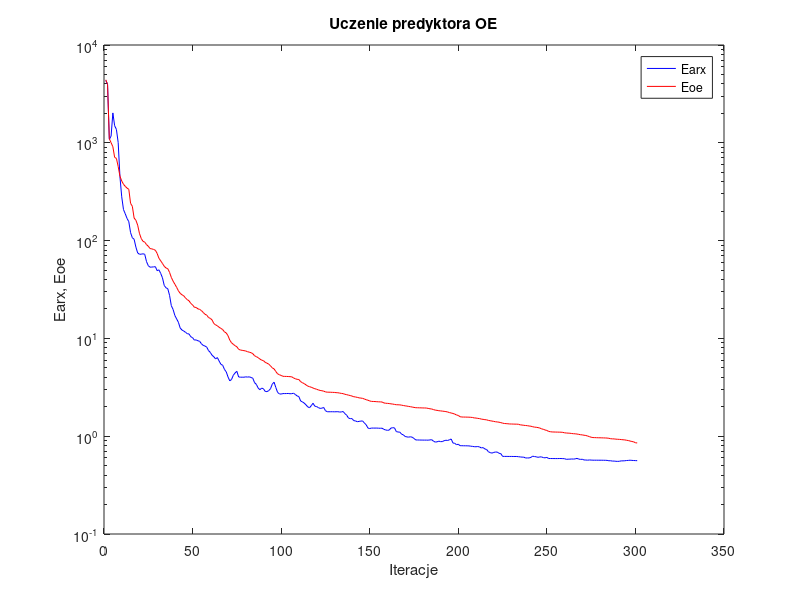
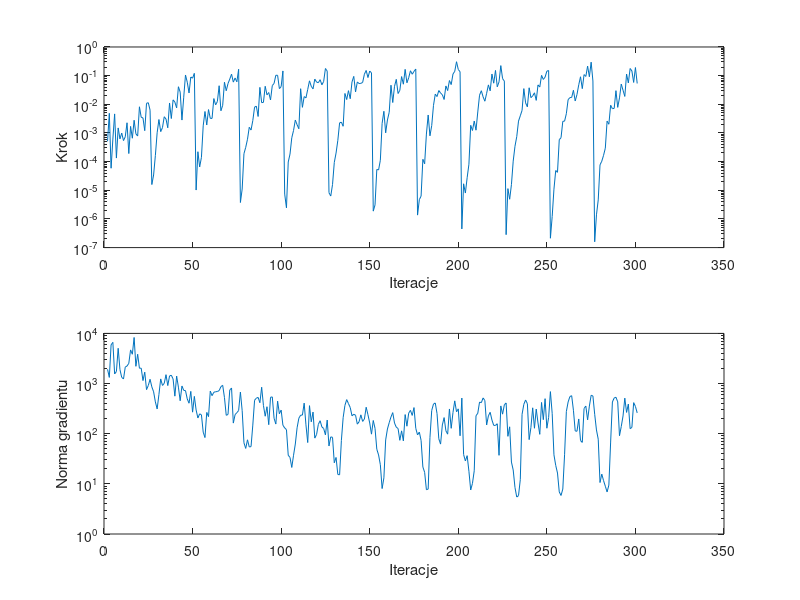

Here is the MATLAB script that generated these plots, in order:
%uczenie predyktora oe
clear all;
n=0; farx(n+1)=4.343533e+003; foe(n+1)=4.409054e+003; wspucz(n+1)=0.000000e+000; ng(n+1)=0.000000e+000;
%odnowa zmiennej metryki
n=1; farx(n+1)=3.971052e+003; foe(n+1)=3.963961e+003; krok(n+1)=5.113081e-004; ng(n+1)=1.925431e+003;
n=2; farx(n+1)=1.084454e+003; foe(n+1)=1.100729e+003; krok(n+1)=4.849441e-003; ng(n+1)=1.325546e+003;
n=3; farx(n+1)=1.169193e+003; foe(n+1)=1.002630e+003; krok(n+1)=5.880678e-005; ng(n+1)=5.914160e+003;
n=4; farx(n+1)=2.021238e+003; foe(n+1)=9.123411e+002; krok(n+1)=6.121165e-004; ng(n+1)=6.632870e+003;
n=5; farx(n+1)=1.496198e+003; foe(n+1)=7.099247e+002; krok(n+1)=4.621195e-003; ng(n+1)=1.553797e+003;
n=6; farx(n+1)=1.371033e+003; foe(n+1)=6.929749e+002; krok(n+1)=1.330707e-004; ng(n+1)=1.738571e+003;
n=7; farx(n+1)=1.008382e+003; foe(n+1)=5.729543e+002; krok(n+1)=1.499941e-003; ng(n+1)=5.050011e+003;
n=8; farx(n+1)=4.500459e+002; foe(n+1)=4.555219e+002; krok(n+1)=6.205402e-004; ng(n+1)=1.902758e+003;
n=9; farx(n+1)=2.804665e+002; foe(n+1)=4.072357e+002; krok(n+1)=9.915259e-004; ng(n+1)=1.327010e+003;
n=10; farx(n+1)=2.076940e+002; foe(n+1)=3.766266e+002; krok(n+1)=5.420077e-004; ng(n+1)=1.233289e+003;
n=11; farx(n+1)=1.880307e+002; foe(n+1)=3.586885e+002; krok(n+1)=7.349266e-004; ng(n+1)=2.126760e+003;
n=12; farx(n+1)=1.686194e+002; foe(n+1)=3.441401e+002; krok(n+1)=2.267275e-003; ng(n+1)=2.236651e+003;
n=13; farx(n+1)=1.561534e+002; foe(n+1)=3.346921e+002; krok(n+1)=1.912125e-004; ng(n+1)=2.531546e+003;
n=14; farx(n+1)=1.206022e+002; foe(n+1)=2.402450e+002; krok(n+1)=1.695208e-003; ng(n+1)=4.686786e+003;
n=15; farx(n+1)=1.069141e+002; foe(n+1)=2.242014e+002; krok(n+1)=6.552053e-004; ng(n+1)=3.839853e+003;
n=16; farx(n+1)=1.032847e+002; foe(n+1)=1.700384e+002; krok(n+1)=2.778799e-003; ng(n+1)=8.294525e+003;
n=17; farx(n+1)=8.582771e+001; foe(n+1)=1.614838e+002; krok(n+1)=9.305128e-004; ng(n+1)=2.206900e+003;
n=18; farx(n+1)=7.480879e+001; foe(n+1)=1.440406e+002; krok(n+1)=7.821151e-004; ng(n+1)=3.841446e+003;
n=19; farx(n+1)=7.256480e+001; foe(n+1)=1.187766e+002; krok(n+1)=8.193332e-003; ng(n+1)=2.018866e+003;
n=20; farx(n+1)=7.255036e+001; foe(n+1)=1.052734e+002; krok(n+1)=3.516052e-003; ng(n+1)=2.026342e+003;
n=21; farx(n+1)=7.338766e+001; foe(n+1)=9.829534e+001; krok(n+1)=3.350038e-003; ng(n+1)=1.145888e+003;
n=22; farx(n+1)=7.236056e+001; foe(n+1)=9.643259e+001; krok(n+1)=1.202286e-003; ng(n+1)=1.687025e+003;
n=23; farx(n+1)=6.096230e+001; foe(n+1)=9.098717e+001; krok(n+1)=1.082825e-002; ng(n+1)=7.566545e+002;
n=24; farx(n+1)=5.542193e+001; foe(n+1)=8.756965e+001; krok(n+1)=1.136199e-002; ng(n+1)=9.126984e+002;
n=25; farx(n+1)=5.343601e+001; foe(n+1)=8.294111e+001; krok(n+1)=6.256921e-003; ng(n+1)=1.215699e+003;
%odnowa zmiennej metryki
n=26; farx(n+1)=5.367904e+001; foe(n+1)=8.228618e+001; krok(n+1)=1.584198e-005; ng(n+1)=8.589583e+002;
n=27; farx(n+1)=5.384592e+001; foe(n+1)=8.120906e+001; krok(n+1)=3.418410e-005; ng(n+1)=6.854780e+002;
n=28; farx(n+1)=5.413722e+001; foe(n+1)=7.965351e+001; krok(n+1)=1.646368e-004; ng(n+1)=4.302363e+002;
n=29; farx(n+1)=4.924592e+001; foe(n+1)=7.393151e+001; krok(n+1)=1.016108e-003; ng(n+1)=3.116030e+002;
n=30; farx(n+1)=5.026256e+001; foe(n+1)=6.600208e+001; krok(n+1)=2.943935e-003; ng(n+1)=6.028652e+002;
n=31; farx(n+1)=4.621828e+001; foe(n+1)=6.212632e+001; krok(n+1)=1.112427e-003; ng(n+1)=1.237480e+003;
n=32; farx(n+1)=4.164281e+001; foe(n+1)=5.839938e+001; krok(n+1)=1.532691e-003; ng(n+1)=9.171763e+002;
n=33; farx(n+1)=3.480005e+001; foe(n+1)=5.460490e+001; krok(n+1)=3.683227e-003; ng(n+1)=1.007273e+003;
n=34; farx(n+1)=3.291420e+001; foe(n+1)=5.252114e+001; krok(n+1)=3.059436e-003; ng(n+1)=1.501912e+003;
n=35; farx(n+1)=3.223676e+001; foe(n+1)=5.163485e+001; krok(n+1)=1.513410e-003; ng(n+1)=9.108076e+002;
n=36; farx(n+1)=2.760078e+001; foe(n+1)=4.735069e+001; krok(n+1)=1.111520e-002; ng(n+1)=1.417366e+003;
n=37; farx(n+1)=2.160822e+001; foe(n+1)=4.206106e+001; krok(n+1)=3.187345e-003; ng(n+1)=1.466205e+003;
n=38; farx(n+1)=1.977382e+001; foe(n+1)=3.849701e+001; krok(n+1)=1.428969e-002; ng(n+1)=1.233826e+003;
n=39; farx(n+1)=1.714755e+001; foe(n+1)=3.580982e+001; krok(n+1)=1.189189e-002; ng(n+1)=5.605444e+002;
n=40; farx(n+1)=1.583490e+001; foe(n+1)=3.326437e+001; krok(n+1)=7.505960e-003; ng(n+1)=1.410456e+003;
n=41; farx(n+1)=1.461230e+001; foe(n+1)=3.067786e+001; krok(n+1)=4.102628e-002; ng(n+1)=8.487821e+002;
n=42; farx(n+1)=1.279100e+001; foe(n+1)=2.889903e+001; krok(n+1)=2.667694e-002; ng(n+1)=4.540443e+002;
n=43; farx(n+1)=1.218610e+001; foe(n+1)=2.794789e+001; krok(n+1)=2.818159e-003; ng(n+1)=8.941937e+002;
n=44; farx(n+1)=1.189081e+001; foe(n+1)=2.728864e+001; krok(n+1)=1.761298e-002; ng(n+1)=7.307939e+002;
n=45; farx(n+1)=1.155333e+001; foe(n+1)=2.590196e+001; krok(n+1)=1.053314e-001; ng(n+1)=7.230443e+002;
n=46; farx(n+1)=1.118180e+001; foe(n+1)=2.491777e+001; krok(n+1)=5.908701e-002; ng(n+1)=4.935235e+002;
n=47; farx(n+1)=1.109599e+001; foe(n+1)=2.423291e+001; krok(n+1)=2.486715e-002; ng(n+1)=4.052406e+002;
n=48; farx(n+1)=1.039331e+001; foe(n+1)=2.276784e+001; krok(n+1)=8.973318e-002; ng(n+1)=6.980017e+002;
n=49; farx(n+1)=1.017933e+001; foe(n+1)=2.202224e+001; krok(n+1)=8.153064e-002; ng(n+1)=2.688736e+002;
n=50; farx(n+1)=9.608199e+000; foe(n+1)=2.081073e+001; krok(n+1)=1.202721e-001; ng(n+1)=5.544455e+002;
%odnowa zmiennej metryki
n=51; farx(n+1)=9.660291e+000; foe(n+1)=2.072920e+001; krok(n+1)=1.018440e-005; ng(n+1)=2.968916e+002;
n=52; farx(n+1)=9.460414e+000; foe(n+1)=2.005929e+001; krok(n+1)=2.215284e-004; ng(n+1)=2.058580e+002;
n=53; farx(n+1)=9.334843e+000; foe(n+1)=1.979268e+001; krok(n+1)=6.522877e-005; ng(n+1)=2.488268e+002;
n=54; farx(n+1)=8.815833e+000; foe(n+1)=1.923896e+001; krok(n+1)=1.408798e-004; ng(n+1)=2.380504e+002;
n=55; farx(n+1)=8.481788e+000; foe(n+1)=1.842589e+001; krok(n+1)=1.772228e-003; ng(n+1)=1.073416e+002;
n=56; farx(n+1)=8.354863e+000; foe(n+1)=1.765882e+001; krok(n+1)=5.608324e-003; ng(n+1)=8.377634e+001;
n=57; farx(n+1)=8.139149e+000; foe(n+1)=1.728227e+001; krok(n+1)=1.896397e-003; ng(n+1)=2.655933e+002;
n=58; farx(n+1)=7.503208e+000; foe(n+1)=1.634949e+001; krok(n+1)=6.544675e-003; ng(n+1)=2.187733e+002;
n=59; farx(n+1)=7.197123e+000; foe(n+1)=1.602309e+001; krok(n+1)=3.225080e-003; ng(n+1)=7.069041e+002;
n=60; farx(n+1)=6.722966e+000; foe(n+1)=1.546345e+001; krok(n+1)=3.223493e-003; ng(n+1)=5.734103e+002;
n=61; farx(n+1)=6.490541e+000; foe(n+1)=1.418448e+001; krok(n+1)=1.586357e-002; ng(n+1)=6.703703e+002;
n=62; farx(n+1)=6.166144e+000; foe(n+1)=1.375653e+001; krok(n+1)=9.576149e-003; ng(n+1)=6.870683e+002;
n=63; farx(n+1)=6.367279e+000; foe(n+1)=1.345468e+001; krok(n+1)=1.250976e-002; ng(n+1)=6.930948e+002;
n=64; farx(n+1)=5.860971e+000; foe(n+1)=1.298349e+001; krok(n+1)=4.446078e-002; ng(n+1)=7.230475e+002;
n=65; farx(n+1)=5.430779e+000; foe(n+1)=1.265620e+001; krok(n+1)=5.945944e-003; ng(n+1)=8.676464e+002;
n=66; farx(n+1)=5.311114e+000; foe(n+1)=1.230844e+001; krok(n+1)=9.219686e-003; ng(n+1)=9.220840e+002;
n=67; farx(n+1)=4.819737e+000; foe(n+1)=1.165778e+001; krok(n+1)=5.893163e-002; ng(n+1)=5.258588e+002;
n=68; farx(n+1)=4.552368e+000; foe(n+1)=1.137128e+001; krok(n+1)=2.972664e-002; ng(n+1)=2.326395e+002;
n=69; farx(n+1)=4.039056e+000; foe(n+1)=1.066112e+001; krok(n+1)=5.286105e-002; ng(n+1)=2.418538e+002;
n=70; farx(n+1)=3.678491e+000; foe(n+1)=9.602752e+000; krok(n+1)=7.596282e-002; ng(n+1)=7.423207e+002;
n=71; farx(n+1)=3.805546e+000; foe(n+1)=9.012828e+000; krok(n+1)=1.125137e-001; ng(n+1)=8.150730e+002;
n=72; farx(n+1)=4.199332e+000; foe(n+1)=8.700759e+000; krok(n+1)=5.945329e-002; ng(n+1)=1.627549e+002;
n=73; farx(n+1)=4.433525e+000; foe(n+1)=8.420942e+000; krok(n+1)=8.277891e-002; ng(n+1)=2.396399e+002;
n=74; farx(n+1)=4.608790e+000; foe(n+1)=8.216743e+000; krok(n+1)=6.090562e-002; ng(n+1)=2.630417e+002;
n=75; farx(n+1)=4.035648e+000; foe(n+1)=7.734291e+000; krok(n+1)=1.668649e-001; ng(n+1)=2.896042e+002;
%odnowa zmiennej metryki
n=76; farx(n+1)=4.011739e+000; foe(n+1)=7.610312e+000; krok(n+1)=3.743093e-006; ng(n+1)=6.757186e+002;
n=77; farx(n+1)=4.014251e+000; foe(n+1)=7.549626e+000; krok(n+1)=1.109774e-005; ng(n+1)=2.877120e+002;
n=78; farx(n+1)=4.008188e+000; foe(n+1)=7.497315e+000; krok(n+1)=1.891762e-004; ng(n+1)=6.589320e+001;
n=79; farx(n+1)=4.048662e+000; foe(n+1)=7.437002e+000; krok(n+1)=3.149159e-004; ng(n+1)=5.087590e+001;
n=80; farx(n+1)=4.017979e+000; foe(n+1)=7.313466e+000; krok(n+1)=6.037139e-004; ng(n+1)=7.556896e+001;
n=81; farx(n+1)=4.048560e+000; foe(n+1)=7.234566e+000; krok(n+1)=1.579878e-003; ng(n+1)=5.440602e+001;
n=82; farx(n+1)=3.986368e+000; foe(n+1)=7.141216e+000; krok(n+1)=1.265711e-003; ng(n+1)=5.524129e+001;
n=83; farx(n+1)=3.914517e+000; foe(n+1)=6.984492e+000; krok(n+1)=2.707062e-003; ng(n+1)=1.483921e+002;
n=84; farx(n+1)=3.525517e+000; foe(n+1)=6.641091e+000; krok(n+1)=7.970960e-003; ng(n+1)=4.643213e+002;
n=85; farx(n+1)=3.389477e+000; foe(n+1)=6.510783e+000; krok(n+1)=8.634154e-003; ng(n+1)=5.101432e+002;
n=86; farx(n+1)=3.114523e+000; foe(n+1)=6.356821e+000; krok(n+1)=3.758503e-003; ng(n+1)=5.298379e+002;
n=87; farx(n+1)=2.987062e+000; foe(n+1)=6.151535e+000; krok(n+1)=3.899737e-002; ng(n+1)=4.145697e+002;
n=88; farx(n+1)=3.100410e+000; foe(n+1)=5.992279e+000; krok(n+1)=1.142218e-002; ng(n+1)=8.443079e+002;
n=89; farx(n+1)=3.057764e+000; foe(n+1)=5.926866e+000; krok(n+1)=1.165911e-002; ng(n+1)=3.665305e+002;
n=90; farx(n+1)=2.869417e+000; foe(n+1)=5.687976e+000; krok(n+1)=4.256083e-002; ng(n+1)=2.230001e+002;
n=91; farx(n+1)=2.855550e+000; foe(n+1)=5.580859e+000; krok(n+1)=2.138537e-002; ng(n+1)=3.450198e+002;
n=92; farx(n+1)=2.926665e+000; foe(n+1)=5.453891e+000; krok(n+1)=2.580064e-002; ng(n+1)=1.513284e+002;
n=93; farx(n+1)=3.059655e+000; foe(n+1)=5.240858e+000; krok(n+1)=1.417782e-002; ng(n+1)=5.315966e+002;
n=94; farx(n+1)=3.408140e+000; foe(n+1)=4.999106e+000; krok(n+1)=4.502187e-002; ng(n+1)=5.416939e+002;
n=95; farx(n+1)=3.568396e+000; foe(n+1)=4.877857e+000; krok(n+1)=5.335388e-002; ng(n+1)=2.030949e+002;
n=96; farx(n+1)=3.145493e+000; foe(n+1)=4.587101e+000; krok(n+1)=1.031518e-001; ng(n+1)=1.556972e+002;
n=97; farx(n+1)=2.803292e+000; foe(n+1)=4.341734e+000; krok(n+1)=1.028050e-001; ng(n+1)=4.460637e+002;
n=98; farx(n+1)=2.709718e+000; foe(n+1)=4.250173e+000; krok(n+1)=3.526755e-002; ng(n+1)=2.498718e+002;
n=99; farx(n+1)=2.695562e+000; foe(n+1)=4.182063e+000; krok(n+1)=4.149438e-002; ng(n+1)=2.957453e+002;
n=100; farx(n+1)=2.728717e+000; foe(n+1)=4.098700e+000; krok(n+1)=1.460372e-001; ng(n+1)=1.472258e+002;
%odnowa zmiennej metryki
n=101; farx(n+1)=2.727925e+000; foe(n+1)=4.089133e+000; krok(n+1)=7.381362e-006; ng(n+1)=1.304334e+002;
n=102; farx(n+1)=2.730205e+000; foe(n+1)=4.085041e+000; krok(n+1)=2.441629e-006; ng(n+1)=1.203748e+002;
n=103; farx(n+1)=2.735645e+000; foe(n+1)=4.075286e+000; krok(n+1)=9.677161e-005; ng(n+1)=3.715349e+001;
n=104; farx(n+1)=2.717555e+000; foe(n+1)=4.063588e+000; krok(n+1)=1.828869e-004; ng(n+1)=3.365986e+001;
n=105; farx(n+1)=2.721960e+000; foe(n+1)=4.046899e+000; krok(n+1)=6.791933e-004; ng(n+1)=2.123237e+001;
n=106; farx(n+1)=2.751403e+000; foe(n+1)=3.939269e+000; krok(n+1)=1.225207e-003; ng(n+1)=3.720671e+001;
n=107; farx(n+1)=2.670347e+000; foe(n+1)=3.867481e+000; krok(n+1)=2.818159e-003; ng(n+1)=6.234701e+001;
n=108; farx(n+1)=2.583661e+000; foe(n+1)=3.816690e+000; krok(n+1)=1.939418e-003; ng(n+1)=1.312103e+002;
n=109; farx(n+1)=2.542377e+000; foe(n+1)=3.797744e+000; krok(n+1)=1.402097e-003; ng(n+1)=2.039450e+002;
n=110; farx(n+1)=2.291348e+000; foe(n+1)=3.612325e+000; krok(n+1)=3.500452e-002; ng(n+1)=2.339429e+002;
n=111; farx(n+1)=2.243999e+000; foe(n+1)=3.522335e+000; krok(n+1)=7.835038e-003; ng(n+1)=2.350849e+002;
n=112; farx(n+1)=2.181667e+000; foe(n+1)=3.450695e+000; krok(n+1)=1.859267e-002; ng(n+1)=4.071121e+002;
n=113; farx(n+1)=2.095722e+000; foe(n+1)=3.351120e+000; krok(n+1)=1.673711e-002; ng(n+1)=1.503499e+002;
n=114; farx(n+1)=1.997139e+000; foe(n+1)=3.251919e+000; krok(n+1)=3.301014e-002; ng(n+1)=6.661484e+001;
n=115; farx(n+1)=1.952347e+000; foe(n+1)=3.211454e+000; krok(n+1)=6.589702e-002; ng(n+1)=3.623561e+002;
n=116; farx(n+1)=2.052051e+000; foe(n+1)=3.165720e+000; krok(n+1)=4.254539e-002; ng(n+1)=1.727032e+002;
n=117; farx(n+1)=2.173198e+000; foe(n+1)=3.109593e+000; krok(n+1)=3.450322e-002; ng(n+1)=2.699283e+002;
n=118; farx(n+1)=2.027009e+000; foe(n+1)=3.060424e+000; krok(n+1)=7.581460e-002; ng(n+1)=8.157542e+001;
n=119; farx(n+1)=2.010693e+000; foe(n+1)=3.020672e+000; krok(n+1)=5.945329e-002; ng(n+1)=9.672184e+001;
n=120; farx(n+1)=1.961975e+000; foe(n+1)=2.974695e+000; krok(n+1)=5.671128e-002; ng(n+1)=1.534917e+002;
n=121; farx(n+1)=1.924625e+000; foe(n+1)=2.937609e+000; krok(n+1)=7.224063e-002; ng(n+1)=1.813427e+002;
n=122; farx(n+1)=1.934815e+000; foe(n+1)=2.916748e+000; krok(n+1)=4.784719e-002; ng(n+1)=1.364614e+002;
n=123; farx(n+1)=1.967216e+000; foe(n+1)=2.888485e+000; krok(n+1)=6.288276e-002; ng(n+1)=1.271352e+002;
n=124; farx(n+1)=1.825954e+000; foe(n+1)=2.840266e+000; krok(n+1)=1.775417e-001; ng(n+1)=9.467989e+001;
n=125; farx(n+1)=1.778167e+000; foe(n+1)=2.820061e+000; krok(n+1)=1.441658e-001; ng(n+1)=1.872814e+002;
%odnowa zmiennej metryki
n=126; farx(n+1)=1.778494e+000; foe(n+1)=2.818541e+000; krok(n+1)=8.226685e-006; ng(n+1)=5.688770e+001;
n=127; farx(n+1)=1.778655e+000; foe(n+1)=2.813981e+000; krok(n+1)=6.294108e-006; ng(n+1)=8.640211e+001;
n=128; farx(n+1)=1.779693e+000; foe(n+1)=2.807275e+000; krok(n+1)=1.577348e-005; ng(n+1)=8.463548e+001;
n=129; farx(n+1)=1.776450e+000; foe(n+1)=2.803158e+000; krok(n+1)=9.371042e-005; ng(n+1)=2.628542e+001;
n=130; farx(n+1)=1.778625e+000; foe(n+1)=2.788430e+000; krok(n+1)=1.991080e-004; ng(n+1)=3.359481e+001;
n=131; farx(n+1)=1.781405e+000; foe(n+1)=2.782510e+000; krok(n+1)=5.534736e-004; ng(n+1)=1.536583e+001;
n=132; farx(n+1)=1.766238e+000; foe(n+1)=2.760504e+000; krok(n+1)=2.254782e-003; ng(n+1)=1.516144e+001;
n=133; farx(n+1)=1.770779e+000; foe(n+1)=2.739356e+000; krok(n+1)=2.375719e-003; ng(n+1)=7.303880e+001;
n=134; farx(n+1)=1.788532e+000; foe(n+1)=2.724639e+000; krok(n+1)=1.713251e-003; ng(n+1)=2.090038e+002;
n=135; farx(n+1)=1.700399e+000; foe(n+1)=2.682266e+000; krok(n+1)=2.386882e-002; ng(n+1)=3.664958e+002;
n=136; farx(n+1)=1.638873e+000; foe(n+1)=2.660373e+000; krok(n+1)=1.464382e-002; ng(n+1)=4.781459e+002;
n=137; farx(n+1)=1.534517e+000; foe(n+1)=2.628353e+000; krok(n+1)=2.991958e-002; ng(n+1)=3.988328e+002;
n=138; farx(n+1)=1.510737e+000; foe(n+1)=2.606165e+000; krok(n+1)=1.566707e-002; ng(n+1)=3.323340e+002;
n=139; farx(n+1)=1.513687e+000; foe(n+1)=2.571906e+000; krok(n+1)=6.068470e-002; ng(n+1)=2.273022e+002;
n=140; farx(n+1)=1.442091e+000; foe(n+1)=2.533556e+000; krok(n+1)=9.420590e-002; ng(n+1)=2.441704e+002;
n=141; farx(n+1)=1.433283e+000; foe(n+1)=2.517993e+000; krok(n+1)=2.710756e-002; ng(n+1)=2.335022e+002;
n=142; farx(n+1)=1.404981e+000; foe(n+1)=2.493581e+000; krok(n+1)=6.024636e-002; ng(n+1)=1.551528e+002;
n=143; farx(n+1)=1.417991e+000; foe(n+1)=2.467232e+000; krok(n+1)=5.286105e-002; ng(n+1)=1.733958e+002;
n=144; farx(n+1)=1.427586e+000; foe(n+1)=2.452342e+000; krok(n+1)=5.387784e-002; ng(n+1)=2.376860e+002;
n=145; farx(n+1)=1.432320e+000; foe(n+1)=2.438495e+000; krok(n+1)=5.793922e-002; ng(n+1)=1.759919e+002;
n=146; farx(n+1)=1.363392e+000; foe(n+1)=2.399037e+000; krok(n+1)=1.125137e-001; ng(n+1)=1.962430e+002;
n=147; farx(n+1)=1.308022e+000; foe(n+1)=2.361332e+000; krok(n+1)=1.516292e-001; ng(n+1)=3.368888e+002;
n=148; farx(n+1)=1.211673e+000; foe(n+1)=2.332062e+000; krok(n+1)=8.569436e-002; ng(n+1)=2.391978e+002;
n=149; farx(n+1)=1.197048e+000; foe(n+1)=2.293301e+000; krok(n+1)=1.447238e-001; ng(n+1)=1.634245e+002;
n=150; farx(n+1)=1.211494e+000; foe(n+1)=2.269769e+000; krok(n+1)=1.253606e-001; ng(n+1)=9.794815e+001;
%odnowa zmiennej metryki
n=151; farx(n+1)=1.210576e+000; foe(n+1)=2.265849e+000; krok(n+1)=1.872020e-006; ng(n+1)=1.834586e+002;
n=152; farx(n+1)=1.210336e+000; foe(n+1)=2.261390e+000; krok(n+1)=3.088119e-006; ng(n+1)=1.275924e+002;
n=153; farx(n+1)=1.211135e+000; foe(n+1)=2.253020e+000; krok(n+1)=5.337612e-005; ng(n+1)=4.894566e+001;
n=154; farx(n+1)=1.207321e+000; foe(n+1)=2.247534e+000; krok(n+1)=5.135020e-005; ng(n+1)=3.771718e+001;
n=155; farx(n+1)=1.205805e+000; foe(n+1)=2.243330e+000; krok(n+1)=1.116382e-004; ng(n+1)=2.406300e+001;
n=156; farx(n+1)=1.207041e+000; foe(n+1)=2.236429e+000; krok(n+1)=2.156451e-003; ng(n+1)=8.055791e+000;
n=157; farx(n+1)=1.175139e+000; foe(n+1)=2.188293e+000; krok(n+1)=5.711090e-003; ng(n+1)=1.317847e+001;
n=158; farx(n+1)=1.158481e+000; foe(n+1)=2.172921e+000; krok(n+1)=1.010647e-003; ng(n+1)=7.501472e+001;
n=159; farx(n+1)=1.148603e+000; foe(n+1)=2.166453e+000; krok(n+1)=2.841023e-003; ng(n+1)=1.241270e+002;
n=160; farx(n+1)=1.155387e+000; foe(n+1)=2.158030e+000; krok(n+1)=5.269205e-003; ng(n+1)=1.657236e+002;
n=161; farx(n+1)=1.210727e+000; foe(n+1)=2.141465e+000; krok(n+1)=4.633705e-002; ng(n+1)=2.154516e+002;
n=162; farx(n+1)=1.221961e+000; foe(n+1)=2.131221e+000; krok(n+1)=1.153579e-002; ng(n+1)=2.631809e+002;
n=163; farx(n+1)=1.216688e+000; foe(n+1)=2.113197e+000; krok(n+1)=4.256083e-002; ng(n+1)=1.630439e+002;
n=164; farx(n+1)=1.115556e+000; foe(n+1)=2.098624e+000; krok(n+1)=7.424094e-002; ng(n+1)=1.346160e+002;
n=165; farx(n+1)=1.102971e+000; foe(n+1)=2.095697e+000; krok(n+1)=2.378798e-002; ng(n+1)=1.270911e+002;
n=166; farx(n+1)=1.101080e+000; foe(n+1)=2.091916e+000; krok(n+1)=3.076926e-002; ng(n+1)=7.382099e+001;
n=167; farx(n+1)=1.048436e+000; foe(n+1)=2.075422e+000; krok(n+1)=9.278549e-002; ng(n+1)=1.139449e+002;
n=168; farx(n+1)=1.032410e+000; foe(n+1)=2.060185e+000; krok(n+1)=5.026897e-002; ng(n+1)=7.196006e+001;
n=169; farx(n+1)=9.939107e-001; foe(n+1)=2.043607e+000; krok(n+1)=1.655578e-001; ng(n+1)=2.405710e+002;
n=170; farx(n+1)=9.829264e-001; foe(n+1)=2.031578e+000; krok(n+1)=5.625683e-002; ng(n+1)=1.409966e+002;
n=171; farx(n+1)=9.782200e-001; foe(n+1)=2.015327e+000; krok(n+1)=8.436372e-002; ng(n+1)=2.570788e+002;
n=172; farx(n+1)=9.873727e-001; foe(n+1)=2.002610e+000; krok(n+1)=1.480267e-001; ng(n+1)=2.921310e+002;
n=173; farx(n+1)=9.758031e-001; foe(n+1)=1.986190e+000; krok(n+1)=1.121259e-001; ng(n+1)=2.315495e+002;
n=174; farx(n+1)=9.481524e-001; foe(n+1)=1.970104e+000; krok(n+1)=1.410702e-001; ng(n+1)=3.317558e+002;
n=175; farx(n+1)=9.155245e-001; foe(n+1)=1.955352e+000; krok(n+1)=1.694093e-001; ng(n+1)=1.278033e+002;
%odnowa zmiennej metryki
n=176; farx(n+1)=9.151728e-001; foe(n+1)=1.954338e+000; krok(n+1)=1.361284e-006; ng(n+1)=9.456995e+001;
n=177; farx(n+1)=9.139683e-001; foe(n+1)=1.950795e+000; krok(n+1)=4.702611e-006; ng(n+1)=1.076837e+002;
n=178; farx(n+1)=9.132229e-001; foe(n+1)=1.948779e+000; krok(n+1)=6.246714e-006; ng(n+1)=7.358734e+001;
n=179; farx(n+1)=9.125418e-001; foe(n+1)=1.945117e+000; krok(n+1)=1.205665e-004; ng(n+1)=2.172593e+001;
n=180; farx(n+1)=9.119394e-001; foe(n+1)=1.943620e+000; krok(n+1)=8.408970e-005; ng(n+1)=1.699176e+001;
n=181; farx(n+1)=9.124603e-001; foe(n+1)=1.940856e+000; krok(n+1)=9.152390e-004; ng(n+1)=7.640061e+000;
n=182; farx(n+1)=9.106272e-001; foe(n+1)=1.923843e+000; krok(n+1)=4.235590e-003; ng(n+1)=7.864522e+000;
n=183; farx(n+1)=9.164332e-001; foe(n+1)=1.907075e+000; krok(n+1)=7.941269e-004; ng(n+1)=8.349405e+001;
n=184; farx(n+1)=9.206943e-001; foe(n+1)=1.897469e+000; krok(n+1)=1.810600e-003; ng(n+1)=2.908086e+002;
n=185; farx(n+1)=8.895630e-001; foe(n+1)=1.871555e+000; krok(n+1)=9.201482e-003; ng(n+1)=3.902847e+002;
n=186; farx(n+1)=8.708006e-001; foe(n+1)=1.848359e+000; krok(n+1)=2.254943e-002; ng(n+1)=4.101040e+002;
n=187; farx(n+1)=8.757984e-001; foe(n+1)=1.838336e+000; krok(n+1)=1.863422e-002; ng(n+1)=2.522042e+002;
n=188; farx(n+1)=8.898126e-001; foe(n+1)=1.822493e+000; krok(n+1)=3.022871e-002; ng(n+1)=7.930871e+001;
n=189; farx(n+1)=8.800362e-001; foe(n+1)=1.815173e+000; krok(n+1)=2.477353e-002; ng(n+1)=6.205635e+001;
n=190; farx(n+1)=8.809302e-001; foe(n+1)=1.805219e+000; krok(n+1)=2.152696e-002; ng(n+1)=1.495649e+002;
n=191; farx(n+1)=8.997843e-001; foe(n+1)=1.795867e+000; krok(n+1)=1.473291e-002; ng(n+1)=2.094437e+002;
n=192; farx(n+1)=9.094016e-001; foe(n+1)=1.784458e+000; krok(n+1)=4.382471e-002; ng(n+1)=1.144476e+002;
n=193; farx(n+1)=9.042631e-001; foe(n+1)=1.768578e+000; krok(n+1)=3.012318e-002; ng(n+1)=9.793885e+001;
n=194; farx(n+1)=9.195187e-001; foe(n+1)=1.743981e+000; krok(n+1)=6.754317e-002; ng(n+1)=3.112076e+002;
n=195; farx(n+1)=9.359511e-001; foe(n+1)=1.727131e+000; krok(n+1)=4.879939e-002; ng(n+1)=1.280203e+002;
n=196; farx(n+1)=8.517935e-001; foe(n+1)=1.707754e+000; krok(n+1)=1.134226e-001; ng(n+1)=2.642091e+002;
n=197; farx(n+1)=8.460088e-001; foe(n+1)=1.682992e+000; krok(n+1)=1.416892e-001; ng(n+1)=4.517793e+002;
n=198; farx(n+1)=8.187676e-001; foe(n+1)=1.648143e+000; krok(n+1)=3.060754e-001; ng(n+1)=2.733894e+002;
n=199; farx(n+1)=8.276458e-001; foe(n+1)=1.630576e+000; krok(n+1)=1.634459e-001; ng(n+1)=3.127562e+002;
n=200; farx(n+1)=8.000523e-001; foe(n+1)=1.582174e+000; krok(n+1)=1.372747e-001; ng(n+1)=9.090993e+001;
%odnowa zmiennej metryki
n=201; farx(n+1)=7.994830e-001; foe(n+1)=1.571377e+000; krok(n+1)=4.482895e-007; ng(n+1)=5.135557e+002;
n=202; farx(n+1)=7.982069e-001; foe(n+1)=1.569289e+000; krok(n+1)=1.684728e-005; ng(n+1)=3.846038e+001;
n=203; farx(n+1)=7.979982e-001; foe(n+1)=1.568922e+000; krok(n+1)=8.010217e-006; ng(n+1)=2.862050e+001;
n=204; farx(n+1)=7.972622e-001; foe(n+1)=1.566631e+000; krok(n+1)=2.745808e-005; ng(n+1)=3.647532e+001;
n=205; farx(n+1)=7.960770e-001; foe(n+1)=1.565126e+000; krok(n+1)=8.104372e-005; ng(n+1)=1.782944e+001;
n=206; farx(n+1)=7.906078e-001; foe(n+1)=1.560360e+000; krok(n+1)=1.846469e-003; ng(n+1)=7.546747e+000;
n=207; farx(n+1)=7.870157e-001; foe(n+1)=1.554782e+000; krok(n+1)=1.217981e-003; ng(n+1)=1.022507e+001;
n=208; farx(n+1)=7.814031e-001; foe(n+1)=1.537094e+000; krok(n+1)=2.607264e-003; ng(n+1)=1.823862e+001;
n=209; farx(n+1)=7.800934e-001; foe(n+1)=1.534011e+000; krok(n+1)=1.250114e-003; ng(n+1)=2.281557e+002;
n=210; farx(n+1)=7.839399e-001; foe(n+1)=1.521024e+000; krok(n+1)=5.402185e-003; ng(n+1)=2.556337e+002;
n=211; farx(n+1)=7.764058e-001; foe(n+1)=1.514267e+000; krok(n+1)=2.080702e-002; ng(n+1)=4.269723e+002;
n=212; farx(n+1)=7.584574e-001; foe(n+1)=1.495928e+000; krok(n+1)=2.977641e-002; ng(n+1)=4.151074e+002;
n=213; farx(n+1)=7.650229e-001; foe(n+1)=1.487271e+000; krok(n+1)=1.825465e-002; ng(n+1)=5.167364e+002;
n=214; farx(n+1)=7.406565e-001; foe(n+1)=1.476489e+000; krok(n+1)=1.281894e-002; ng(n+1)=4.587869e+002;
n=215; farx(n+1)=7.306348e-001; foe(n+1)=1.470399e+000; krok(n+1)=2.417030e-002; ng(n+1)=1.491411e+002;
n=216; farx(n+1)=6.936092e-001; foe(n+1)=1.449738e+000; krok(n+1)=4.756755e-002; ng(n+1)=2.271779e+002;
n=217; farx(n+1)=6.798012e-001; foe(n+1)=1.440447e+000; krok(n+1)=2.954351e-002; ng(n+1)=2.670050e+002;
n=218; farx(n+1)=6.711587e-001; foe(n+1)=1.427605e+000; krok(n+1)=1.138873e-001; ng(n+1)=1.872041e+002;
n=219; farx(n+1)=6.825732e-001; foe(n+1)=1.418617e+000; krok(n+1)=5.454638e-002; ng(n+1)=1.464944e+002;
n=220; farx(n+1)=6.891660e-001; foe(n+1)=1.404711e+000; krok(n+1)=1.522124e-001; ng(n+1)=1.462233e+002;
n=221; farx(n+1)=6.877524e-001; foe(n+1)=1.399380e+000; krok(n+1)=4.069805e-002; ng(n+1)=1.578787e+002;
n=222; farx(n+1)=6.689674e-001; foe(n+1)=1.390273e+000; krok(n+1)=6.068470e-002; ng(n+1)=3.705352e+001;
n=223; farx(n+1)=6.636533e-001; foe(n+1)=1.377322e+000; krok(n+1)=2.239477e-001; ng(n+1)=3.580383e+002;
n=224; farx(n+1)=6.222376e-001; foe(n+1)=1.359896e+000; krok(n+1)=7.866273e-002; ng(n+1)=2.453631e+002;
n=225; farx(n+1)=6.215973e-001; foe(n+1)=1.349199e+000; krok(n+1)=6.460817e-002; ng(n+1)=3.760936e+002;
%odnowa zmiennej metryki
n=226; farx(n+1)=6.215146e-001; foe(n+1)=1.344774e+000; krok(n+1)=2.827865e-007; ng(n+1)=4.103183e+002;
n=227; farx(n+1)=6.212161e-001; foe(n+1)=1.340232e+000; krok(n+1)=1.142512e-005; ng(n+1)=8.861653e+001;
n=228; farx(n+1)=6.208766e-001; foe(n+1)=1.333518e+000; krok(n+1)=4.861133e-006; ng(n+1)=1.372321e+002;
n=229; farx(n+1)=6.210952e-001; foe(n+1)=1.332895e+000; krok(n+1)=1.576802e-005; ng(n+1)=2.718814e+001;
n=230; farx(n+1)=6.202929e-001; foe(n+1)=1.330436e+000; krok(n+1)=1.042068e-004; ng(n+1)=1.886901e+001;
n=231; farx(n+1)=6.203493e-001; foe(n+1)=1.328630e+000; krok(n+1)=3.423805e-004; ng(n+1)=8.465463e+000;
n=232; farx(n+1)=6.200814e-001; foe(n+1)=1.327785e+000; krok(n+1)=7.433745e-004; ng(n+1)=5.453501e+000;
n=233; farx(n+1)=6.171285e-001; foe(n+1)=1.324343e+000; krok(n+1)=2.595225e-003; ng(n+1)=5.834601e+000;
n=234; farx(n+1)=6.139753e-001; foe(n+1)=1.306065e+000; krok(n+1)=3.966104e-003; ng(n+1)=1.212841e+001;
n=235; farx(n+1)=6.110005e-001; foe(n+1)=1.301066e+000; krok(n+1)=6.130766e-003; ng(n+1)=2.434821e+002;
n=236; farx(n+1)=6.106367e-001; foe(n+1)=1.292348e+000; krok(n+1)=3.526755e-002; ng(n+1)=3.853548e+002;
n=237; farx(n+1)=5.985354e-001; foe(n+1)=1.286497e+000; krok(n+1)=1.121665e-002; ng(n+1)=4.704849e+002;
n=238; farx(n+1)=5.997290e-001; foe(n+1)=1.281284e+000; krok(n+1)=8.155298e-003; ng(n+1)=3.963550e+002;
n=239; farx(n+1)=5.990295e-001; foe(n+1)=1.271370e+000; krok(n+1)=3.774616e-002; ng(n+1)=7.623425e+001;
n=240; farx(n+1)=6.075780e-001; foe(n+1)=1.264615e+000; krok(n+1)=1.706649e-002; ng(n+1)=1.331231e+002;
n=241; farx(n+1)=6.244682e-001; foe(n+1)=1.250515e+000; krok(n+1)=1.963396e-002; ng(n+1)=3.281624e+002;
n=242; farx(n+1)=6.193206e-001; foe(n+1)=1.238105e+000; krok(n+1)=2.521242e-002; ng(n+1)=1.285165e+002;
n=243; farx(n+1)=6.161255e-001; foe(n+1)=1.234232e+000; krok(n+1)=1.370811e-002; ng(n+1)=3.094738e+002;
n=244; farx(n+1)=6.079111e-001; foe(n+1)=1.224411e+000; krok(n+1)=4.756755e-002; ng(n+1)=1.637059e+002;
n=245; farx(n+1)=6.142407e-001; foe(n+1)=1.212391e+000; krok(n+1)=4.002904e-002; ng(n+1)=9.713056e+001;
n=246; farx(n+1)=6.141174e-001; foe(n+1)=1.189848e+000; krok(n+1)=1.022485e-001; ng(n+1)=4.198211e+002;
n=247; farx(n+1)=6.040238e-001; foe(n+1)=1.176104e+000; krok(n+1)=7.370577e-002; ng(n+1)=1.904888e+002;
n=248; farx(n+1)=6.011139e-001; foe(n+1)=1.157740e+000; krok(n+1)=8.877087e-002; ng(n+1)=4.992079e+002;
n=249; farx(n+1)=6.068857e-001; foe(n+1)=1.145203e+000; krok(n+1)=1.434696e-001; ng(n+1)=1.285621e+002;
n=250; farx(n+1)=5.913014e-001; foe(n+1)=1.119043e+000; krok(n+1)=1.510272e-001; ng(n+1)=2.103941e+002;
%odnowa zmiennej metryki
n=251; farx(n+1)=5.913398e-001; foe(n+1)=1.111472e+000; krok(n+1)=2.121722e-007; ng(n+1)=6.903128e+002;
n=252; farx(n+1)=5.911909e-001; foe(n+1)=1.105282e+000; krok(n+1)=1.208996e-006; ng(n+1)=2.548182e+002;
n=253; farx(n+1)=5.908532e-001; foe(n+1)=1.104119e+000; krok(n+1)=1.095389e-005; ng(n+1)=3.791394e+001;
n=254; farx(n+1)=5.906526e-001; foe(n+1)=1.102190e+000; krok(n+1)=4.888219e-005; ng(n+1)=2.335996e+001;
n=255; farx(n+1)=5.905745e-001; foe(n+1)=1.101512e+000; krok(n+1)=4.229784e-005; ng(n+1)=1.643896e+001;
n=256; farx(n+1)=5.912803e-001; foe(n+1)=1.099876e+000; krok(n+1)=5.834916e-004; ng(n+1)=6.910643e+000;
n=257; farx(n+1)=5.913733e-001; foe(n+1)=1.099176e+000; krok(n+1)=6.822427e-004; ng(n+1)=5.865857e+000;
n=258; farx(n+1)=5.900687e-001; foe(n+1)=1.095017e+000; krok(n+1)=2.547833e-003; ng(n+1)=7.879279e+000;
n=259; farx(n+1)=5.889717e-001; foe(n+1)=1.083000e+000; krok(n+1)=2.583925e-003; ng(n+1)=3.806313e+001;
n=260; farx(n+1)=5.799938e-001; foe(n+1)=1.078618e+000; krok(n+1)=4.702595e-003; ng(n+1)=2.764025e+002;
n=261; farx(n+1)=5.822354e-001; foe(n+1)=1.075004e+000; krok(n+1)=1.448480e-002; ng(n+1)=4.284260e+002;
n=262; farx(n+1)=5.825443e-001; foe(n+1)=1.072338e+000; krok(n+1)=1.713076e-002; ng(n+1)=5.494550e+002;
n=263; farx(n+1)=5.852303e-001; foe(n+1)=1.065830e+000; krok(n+1)=1.729594e-002; ng(n+1)=5.727290e+002;
n=264; farx(n+1)=5.833083e-001; foe(n+1)=1.060617e+000; krok(n+1)=3.086502e-002; ng(n+1)=2.932517e+002;
n=265; farx(n+1)=5.864836e-001; foe(n+1)=1.058059e+000; krok(n+1)=1.308935e-002; ng(n+1)=1.137617e+002;
n=266; farx(n+1)=5.933705e-001; foe(n+1)=1.052126e+000; krok(n+1)=2.191235e-002; ng(n+1)=1.117030e+002;
n=267; farx(n+1)=5.837478e-001; foe(n+1)=1.044751e+000; krok(n+1)=4.797973e-002; ng(n+1)=1.967336e+002;
n=268; farx(n+1)=5.792328e-001; foe(n+1)=1.035368e+000; krok(n+1)=9.137743e-002; ng(n+1)=7.306580e+001;
n=269; farx(n+1)=5.808991e-001; foe(n+1)=1.031610e+000; krok(n+1)=3.522595e-002; ng(n+1)=6.710377e+001;
n=270; farx(n+1)=5.712288e-001; foe(n+1)=1.023012e+000; krok(n+1)=1.088405e-001; ng(n+1)=3.193102e+002;
n=271; farx(n+1)=5.711955e-001; foe(n+1)=1.017275e+000; krok(n+1)=9.373676e-002; ng(n+1)=3.547887e+002;
n=272; farx(n+1)=5.682098e-001; foe(n+1)=1.004132e+000; krok(n+1)=2.150019e-001; ng(n+1)=1.885071e+002;
n=273; farx(n+1)=5.719917e-001; foe(n+1)=9.907271e-001; krok(n+1)=9.139037e-002; ng(n+1)=3.556199e+002;
n=274; farx(n+1)=5.698782e-001; foe(n+1)=9.760058e-001; krok(n+1)=2.950300e-001; ng(n+1)=5.839315e+002;
n=275; farx(n+1)=5.685456e-001; foe(n+1)=9.684438e-001; krok(n+1)=6.488875e-002; ng(n+1)=5.641111e+002;
%odnowa zmiennej metryki
n=276; farx(n+1)=5.685156e-001; foe(n+1)=9.672471e-001; krok(n+1)=1.595317e-007; ng(n+1)=2.437310e+002;
n=277; farx(n+1)=5.684479e-001; foe(n+1)=9.656461e-001; krok(n+1)=1.391770e-006; ng(n+1)=1.186195e+002;
n=278; farx(n+1)=5.682247e-001; foe(n+1)=9.639703e-001; krok(n+1)=4.616574e-006; ng(n+1)=7.769615e+001;
n=279; farx(n+1)=5.681808e-001; foe(n+1)=9.634193e-001; krok(n+1)=7.712392e-005; ng(n+1)=1.061873e+001;
n=280; farx(n+1)=5.680377e-001; foe(n+1)=9.620489e-001; krok(n+1)=1.032442e-004; ng(n+1)=1.563727e+001;
n=281; farx(n+1)=5.674990e-001; foe(n+1)=9.607923e-001; krok(n+1)=1.654388e-004; ng(n+1)=1.161460e+001;
n=282; farx(n+1)=5.671726e-001; foe(n+1)=9.594148e-001; krok(n+1)=2.939122e-004; ng(n+1)=8.966934e+000;
n=283; farx(n+1)=5.658833e-001; foe(n+1)=9.572639e-001; krok(n+1)=2.586254e-003; ng(n+1)=6.899459e+000;
n=284; farx(n+1)=5.608862e-001; foe(n+1)=9.521764e-001; krok(n+1)=2.013864e-003; ng(n+1)=9.430988e+000;
n=285; farx(n+1)=5.615423e-001; foe(n+1)=9.425896e-001; krok(n+1)=9.266348e-003; ng(n+1)=6.814071e+001;
n=286; farx(n+1)=5.561843e-001; foe(n+1)=9.395266e-001; krok(n+1)=7.032104e-003; ng(n+1)=4.298395e+002;
n=287; farx(n+1)=5.570406e-001; foe(n+1)=9.382913e-001; krok(n+1)=7.191676e-003; ng(n+1)=5.145022e+002;
n=288; farx(n+1)=5.536314e-001; foe(n+1)=9.325151e-001; krok(n+1)=2.992730e-002; ng(n+1)=5.331088e+002;
n=289; farx(n+1)=5.529779e-001; foe(n+1)=9.301908e-001; krok(n+1)=7.815763e-003; ng(n+1)=4.313198e+002;
n=290; farx(n+1)=5.541670e-001; foe(n+1)=9.278117e-001; krok(n+1)=1.675780e-002; ng(n+1)=9.111871e+001;
n=291; farx(n+1)=5.597744e-001; foe(n+1)=9.240249e-001; krok(n+1)=5.079872e-002; ng(n+1)=1.390296e+002;
n=292; farx(n+1)=5.592893e-001; foe(n+1)=9.196573e-001; krok(n+1)=3.094863e-002; ng(n+1)=2.259210e+002;
n=293; farx(n+1)=5.609714e-001; foe(n+1)=9.167939e-001; krok(n+1)=1.881905e-002; ng(n+1)=5.114852e+002;
n=294; farx(n+1)=5.642195e-001; foe(n+1)=9.082863e-001; krok(n+1)=1.134226e-001; ng(n+1)=2.656859e+002;
n=295; farx(n+1)=5.655088e-001; foe(n+1)=9.030461e-001; krok(n+1)=5.558094e-002; ng(n+1)=3.901309e+002;
n=296; farx(n+1)=5.683361e-001; foe(n+1)=8.922383e-001; krok(n+1)=1.775417e-001; ng(n+1)=1.260654e+002;
n=297; farx(n+1)=5.656317e-001; foe(n+1)=8.828713e-001; krok(n+1)=1.464036e-001; ng(n+1)=1.337012e+002;
n=298; farx(n+1)=5.642608e-001; foe(n+1)=8.758480e-001; krok(n+1)=5.793922e-002; ng(n+1)=4.162226e+002;
n=299; farx(n+1)=5.632237e-001; foe(n+1)=8.564599e-001; krok(n+1)=1.919924e-001; ng(n+1)=3.495493e+002;
n=300; farx(n+1)=5.618493e-001; foe(n+1)=8.534330e-001; krok(n+1)=5.335388e-002; ng(n+1)=2.596273e+002;

figure; semilogy(farx,'b'); hold on; semilogy(foe,'r'); xlabel('Iteracje'); ylabel('Earx, Eoe'); legend('Earx','Eoe'); title('Uczenie predyktora OE');
figure; subplot(2,1,1); semilogy(krok); xlabel('Iteracje'); ylabel('Krok');
subplot(2,1,2); semilogy(ng); xlabel('Iteracje'); ylabel('Norma gradientu');
Earx=farx(n+1)
Eoe=foe(n+1)
